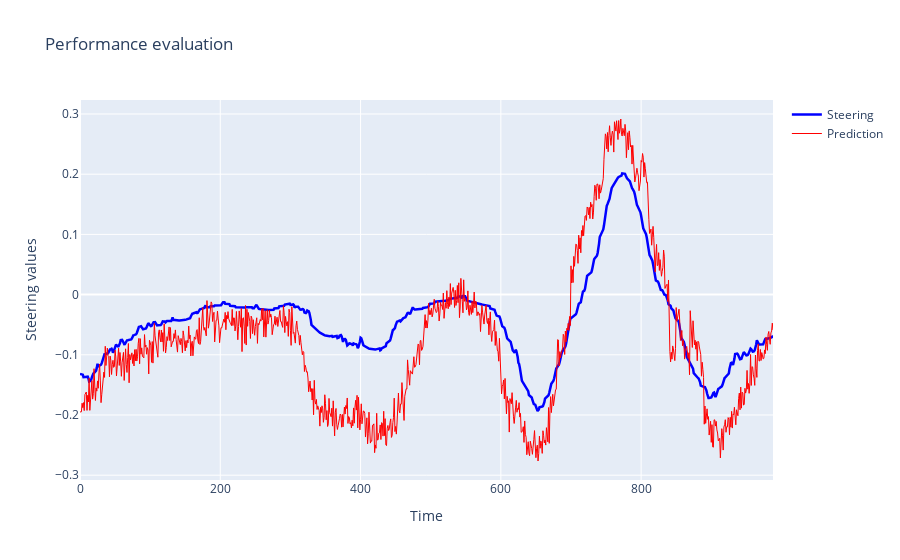

This figure's notebook cell:
### Code cell
# fig = px.line(df, y=['Prediction','Steering'], 
#             title='Performance evaluation',
#             labels={'value':'Steering values', 'index': 'Time'},
#             color_discrete_map={'Prediction':'red', 'Steering':'blue'})
# fig.update_layout(yaxis_range=[-0.4, 0.4])
fig = go.Figure()
fig.add_trace(go.Scatter(y=df['Steering'], name='Steering',
                        line = dict(color='blue', width=2.5)))
fig.add_trace(go.Scatter(y=df['Prediction'], name='Prediction',
                        line = dict(color='red', width=1)))
fig.update_layout(title='Performance evaluation',
                   xaxis_title='Time',
                   yaxis_title='Steering values')
fig.show()

### Figure 1 — Plotly figure (JSON) as saved in the notebook; plotly's stock layout.template omitted (floating-point values rounded to 4 significant figures; data arrays with more than 128 entries replaced by an {"elided": "..."} marker saying what was removed)
{"data": [{"line": {"color": "blue", "width": 2.5}, "name": "Steering", "type": "scatter", "y": {"elided": "989 float values"}}, {"line": {"color": "red", "width": 1}, "name": "Prediction", "type": "scatter", "y": {"elided": "989 float values"}}], "layout": {"title": {"text": "Performance evaluation"}, "xaxis": {"title": {"text": "Time"}}, "yaxis": {"title": {"text": "Steering values"}}}}
